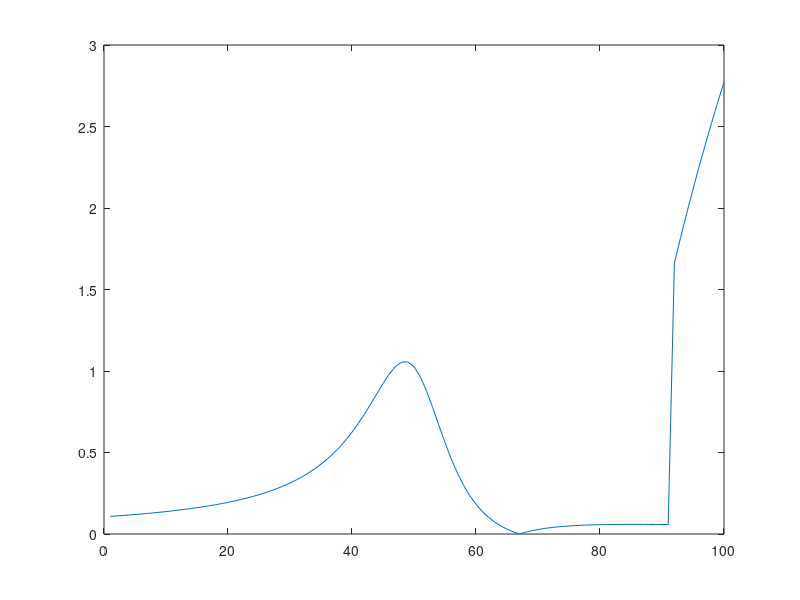

The MATLAB script that drew this image:
clear; clc; close all;

y=linspace(-3,3,100);
tab = [];

for i=1:length(y)
    if y(i)>2.5
        tab(end+1) = log((y(i)-1)^4);
    elseif y(i) == 2.5
        tab(end+1) = 1;
    else 
        tab(end+1) = (abs(y(i)-1))/(4*y(i).^2+1);
    end
end

plot(tab)
hold on


